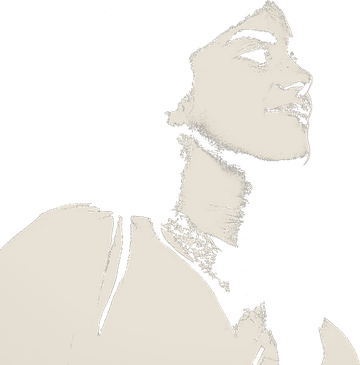
#> input picture assets/ornaments/billie_glow.png, 360 x 365 px, given in place of frame.jpg, which was not available
$ python process_icons.py
#> lines starting #> are read from the running program, lines starting #| are printed output that depends on the picture; pictures that were not available may be replaced by others from this repository, and a replacement may not be noted
#!/usr/bin/env python3
"""
One-off local step: turn the source images in assets/icons/ into
background-free PNGs in assets/ornaments/ that generate_cards.py embeds.

Needs Pillow, numpy and scipy (not used in CI — the PNGs are committed).
The photo cut-outs also need rembg (its u2net model downloads on first use).
    python scripts/process_icons.py
"""
from pathlib import Path

import numpy as np
from PIL import Image
from scipy import ndimage as nd

ROOT = Path(__file__).parent.parent
SRC = ROOT / "assets" / "icons"
OUT = ROOT / "assets" / "ornaments"
OUT.mkdir(exist_ok=True)

SILVER = (216, 212, 204)
BONE = (232, 226, 214)


def load(name):
#> called with name = 'frame.jpg'
    return np.asarray(Image.open(SRC / name).convert("RGB")).astype(np.float32)
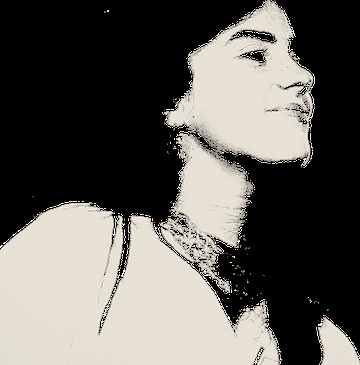
#> returned value: shape (365, 360, 3) float32; mean of channels 0, 1, 2 96.8, 94.3, 89.3; drawn as R, G, B


def lum(rgb):
    return rgb @ np.array([0.299, 0.587, 0.114], dtype=np.float32)
#> returned value: shape (365, 360) float32


def ink_to_alpha(L, white, black):
    """Dark ink -> opaque, paper -> transparent."""
#> called with white = 228, black = 70
    return np.clip((white - L) / (white - black), 0, 1)
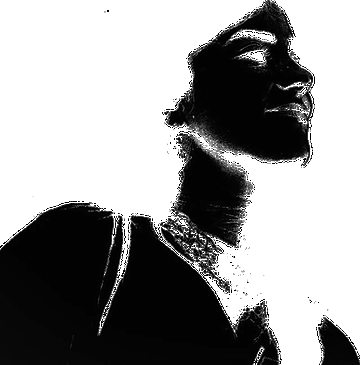
#> returned value: shape (365, 360) float32; min 0, max 1, mean 0.595


# [21 lines left out: functions flood_background, drop_specks, not called in this run]


def save(rgb, alpha, name, crop=True, max_w=None, grey=False):
    a = (np.clip(alpha, 0, 1) * 255).astype(np.uint8)
    img = Image.fromarray(np.dstack([np.clip(rgb, 0, 255).astype(np.uint8), a]), "RGBA")
    if crop:
        bbox = img.getchannel("A").point(lambda v: 255 if v > 40 else 0).getbbox()
        img = img.crop(bbox)
    if max_w and img.width > max_w:
        img = img.resize((max_w, round(img.height * max_w / img.width)), Image.LANCZOS)
    if grey:   # two channels instead of four — photos embed at ~half the size
        img = img.convert("LA")
    img.save(OUT / name, optimize=True)
    print(f"  {name:22s} {img.size}")


def solid(shape, color):
    return np.broadcast_to(np.array(color, np.float32), shape[:2] + (3,)).copy()


def soften(mask, r=1.2):
    return nd.gaussian_filter(mask.astype(np.float32), r)


# ── Frame: black etching -> silver ink on transparent ──────────────
def frame():
    rgb = load("frame.jpg")
    alpha = ink_to_alpha(lum(rgb), 228, 70) ** 0.85
    alpha[640:668, 585:660] = 0     # watermark, right
    alpha[675:700, 10:65] = 0       # watermark, left
    h = alpha.shape[0]
#> h = 365
    cut = 670                       # split between the top and bottom ornament groups
    col = solid(rgb.shape, SILVER)
    save(col[:cut], alpha[:cut], "frame_top.png", crop=False)
#> in save, `img = Image.fromarray(np.dstack([np.clip(rgb, 0, 255).astype(np.uint8)..`:
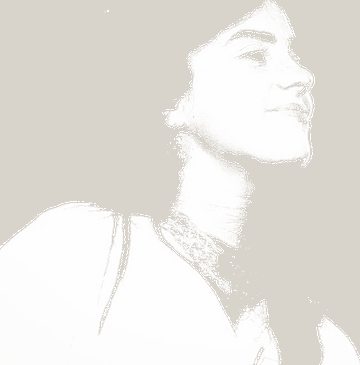
#> img: PIL image 360x365 RGBA; mean R, G, B, A 216, 212, 204, 153.8; transparent parts drawn white
#> in save, `img = Image.fromarray(np.dstack([np.clip(rgb, 0, 255).astype(np.uint8)..`:
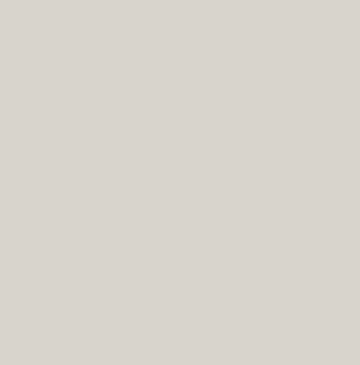
#> rgb: shape (365, 360, 3) float32; mean of channels 0, 1, 2 216, 212, 204; drawn as R, G, B
#|   frame_top.png          (360, 365)
    save(col[cut:], alpha[cut:], "frame_bottom.png", crop=False)


# ── Castle: keep as a dark engraved silhouette ─────────────────────
# [89 lines left out: functions castle, bats, lettering, graveyard, sticker, ink and 2 more, not called in this run]


if __name__ == "__main__":
    print("Processing ornaments...")
#> (the run stopped early here; a loop or call above may not have finished)

$ run again, on assets/ornaments/billie_letter.png
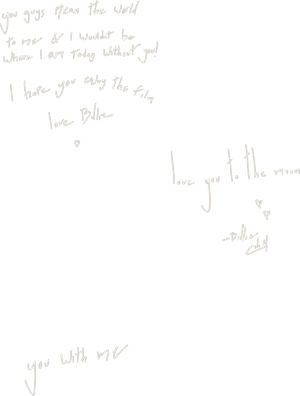
#> input picture assets/ornaments/billie_letter.png, 300 x 396 px, given in place of frame.jpg, which was not available
#> in load, `return np.asarray(Image.open(SRC / name).convert("RGB")).astype(np.flo..`:
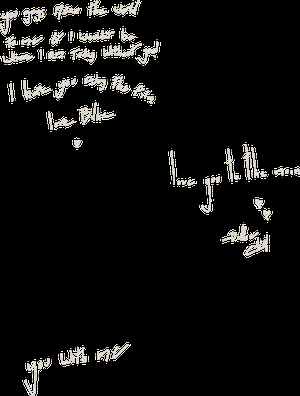
#> returned value: shape (396, 300, 3) float32; mean of channels 0, 1, 2 15.3, 15, 14.4; drawn as R, G, B
#> in save, `img = Image.fromarray(np.dstack([np.clip(rgb, 0, 255).astype(np.uint8)..`:
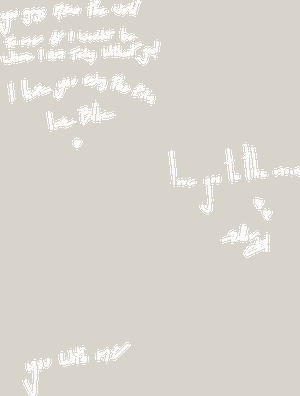
#> img: PIL image 300x396 RGBA; mean R, G, B, A 216, 212, 204, 239.7; transparent parts drawn white
#|   frame_top.png          (300, 396)
